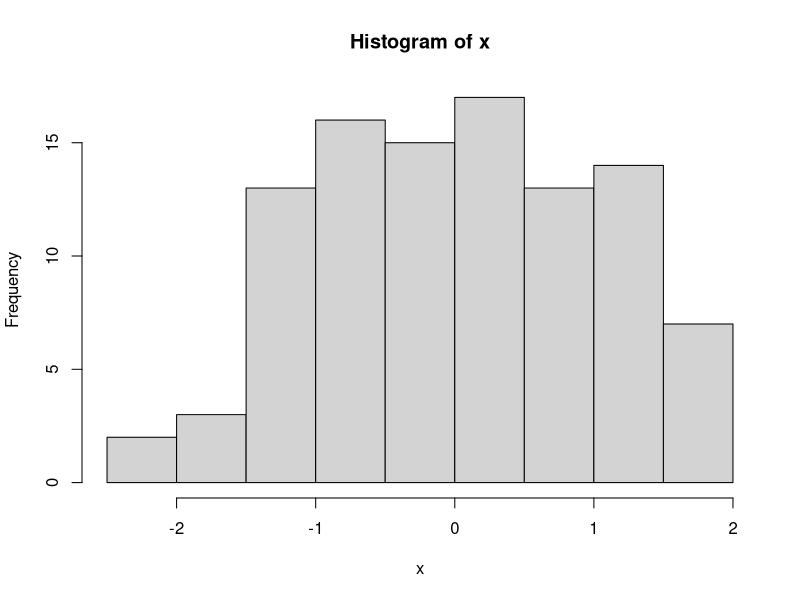

Source code (R):
x=rnorm(100, 0, 1) 
View(x)
hist(x)
pnorm(160, 165, 6)
1-pnorm(180, 165, 6)
pnorm(180, 165,6) - pnorm(160, 165,6) 
dbinom(2, 5, 0.791462)
pnorm(84, mean=72, sd=15.2, lower.tail=FALSE)
1-pnorm(84, 72, 15.2)

n <- 1000
mean_height <- 165
sd_height <- 15
height_data <- rnorm(n, mean = mean_height, sd = sd_height)
head(height_data)

mean_gpa <- 3.12
sd_gpa <- 0.25
gpa_data <- rnorm(n, mean = mean_gpa, sd = sd_gpa)
head(gpa_data)

mean_height <- 165
sd_height <- 6
target_height <- 150
probability <- pnorm(target_height, mean = mean_height, sd = sd_height)
probability

target_height_2 <- 170
probability_2 <- 1 - pnorm(target_height_2, mean = mean_height, sd = sd_height)
probability_2

n_students <- 7
prob_success <- pnorm(180, mean = mean_height, sd = sd_height) - pnorm(150, mean = mean_height, sd = sd_height)
probability_3 <- pbinom(2, size = n_students, prob = prob_success)
probability_3

mean_time <- 175
sd_time <- 30
lower_bound <- 125
upper_bound <- 158
probability_1 <- pnorm(upper_bound, mean = mean_time, sd = sd_time) - pnorm(lower_bound, mean = mean_time, sd = sd_time)
probability_1

target_time <- 150
probability_2 <- 1 - pnorm(target_time, mean = mean_time, sd = sd_time)
probability_2
